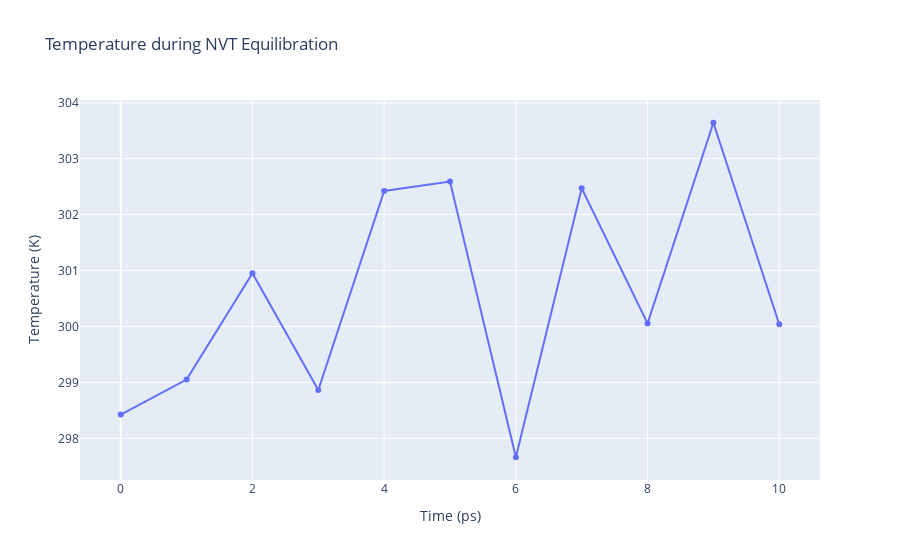

The code cell stored with this chart in its notebook:
### Code cell
import plotly
import plotly.graph_objs as go

# Read temperature data from file 
with open(output_nvt_temp_xvg,'r') as temperature_file:
    x,y = map(
        list,
        zip(*[
            (float(line.split()[0]),float(line.split()[1]))
            for line in temperature_file 
            if not line.startswith(("#","@")) 
        ])
    )

plotly.offline.init_notebook_mode(connected=True)

fig = ({
    "data": [go.Scatter(x=x, y=y)],
    "layout": go.Layout(title="Temperature during NVT Equilibration",
                        xaxis=dict(title = "Time (ps)"),
                        yaxis=dict(title = "Temperature (K)")
                       )
})

plotly.offline.iplot(fig)

### Figure 1 — Plotly figure (JSON) as saved in the notebook; plotly's stock layout.template omitted (floating-point values rounded to 4 significant figures)
{"data": [{"type": "scatter", "x": [0, 1, 2, 3, 4, 5, 6, 7, 8, 9, 10], "y": [298.4, 299.1, 301.0, 298.9, 302.4, 302.6, 297.7, 302.5, 300.1, 303.6, 300.0]}], "layout": {"title": {"text": "Temperature during NVT Equilibration"}, "xaxis": {"title": {"text": "Time (ps)"}}, "yaxis": {"title": {"text": "Temperature (K)"}}}}
